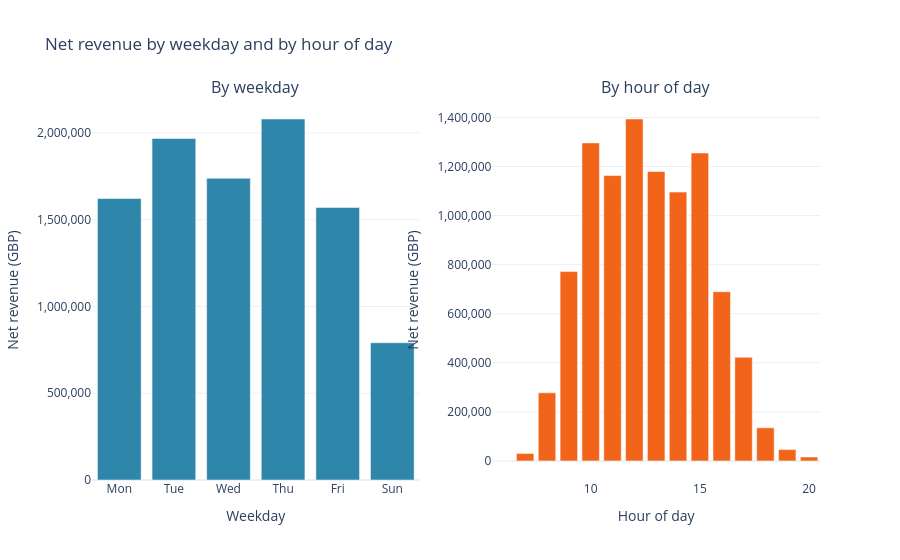

This figure's notebook cell:
### Markdown cell above
### 2.5 When customers buy

**Question:** Which weekdays and hours carry the revenue?

### Code cell
WEEKDAYS = {1: 'Mon', 2: 'Tue', 3: 'Wed', 4: 'Thu', 5: 'Fri', 6: 'Sat', 7: 'Sun'}

weekday_summary = (
    df.group_by('weekday').agg(net_revenue=pl.col('revenue').sum())
    .join(sales_ex.group_by('weekday').agg(orders=pl.col('invoice_no').n_unique()), on='weekday')
    .sort('weekday')
    .with_columns(
        day=pl.col('weekday').replace_strict(WEEKDAYS, return_dtype=pl.String),
        **{'revenue_share_%': pl.col('net_revenue') / pl.col('net_revenue').sum() * 100}
    )
)
hour_summary = (
    df.group_by('hour').agg(net_revenue=pl.col('revenue').sum())
    .sort('hour')
    .with_columns(**{'revenue_share_%': pl.col('net_revenue') / pl.col('net_revenue').sum() * 100})
)
missing_days = [WEEKDAYS[d] for d in WEEKDAYS if d not in weekday_summary['weekday'].to_list()]
print(f'Weekdays with no transactions : {missing_days}')
display(weekday_summary.select('day', 'net_revenue', 'orders', 'revenue_share_%').with_columns(pl.col(pl.Float64).round(1)))

fig_time = make_subplots(rows=1, cols=2, subplot_titles=('By weekday', 'By hour of day'))
fig_time.add_trace(go.Bar(x=weekday_summary['day'].to_list(), y=weekday_summary['net_revenue'].to_list(), marker_color=BLUE, name='Weekday'), row=1, col=1)
fig_time.add_trace(go.Bar(x=hour_summary['hour'].to_list(), y=hour_summary['net_revenue'].to_list(), marker_color=ORANGE, name='Hour'), row=1, col=2)
fig_time.update_layout(title='Net revenue by weekday and by hour of day', template='plotly_white', showlegend=False)
fig_time.update_xaxes(title_text='Weekday', row=1, col=1)
fig_time.update_xaxes(title_text='Hour of day', row=1, col=2)
fig_time.update_yaxes(title_text='Net revenue (GBP)', tickformat=',', row=1, col=1)
fig_time.update_yaxes(title_text='Net revenue (GBP)', tickformat=',', row=1, col=2)
fig_time.show()

peak_hours_share = hour_summary.filter(pl.col('hour').is_between(10, 15))['revenue_share_%'].sum()
thu_share = weekday_summary.filter(pl.col('day') == 'Thu')['revenue_share_%'][0]
sun_share = weekday_summary.filter(pl.col('day') == 'Sun')['revenue_share_%'][0]
print(f'Takeaway: 10:00-15:59 holds {peak_hours_share:.1f}% of net revenue; Thursday {thu_share:.1f}% vs Sunday {sun_share:.1f}%.')

### Figure 1 — Plotly figure (JSON) as saved in the notebook; plotly's stock layout.template omitted (floating-point values rounded to 4 significant figures)
{"data": [{"marker": {"color": "#2E86AB"}, "name": "Weekday", "type": "bar", "x": ["Mon", "Tue", "Wed", "Thu", "Fri", "Sun"], "xaxis": "x", "y": [1622000.0, 1968000.0, 1739000.0, 2080000.0, 1571000.0, 790800.0], "yaxis": "y"}, {"marker": {"color": "#F26419"}, "name": "Hour", "type": "bar", "x": [6, 7, 8, 9, 10, 11, 12, 13, 14, 15, 16, 17, 18, 19, 20], "xaxis": "x2", "y": [-281.3, 30420.0, 277500.0, 771700.0, 1296000.0, 1163000.0, 1394000.0, 1179000.0, 1096000.0, 1255000.0, 689600.0, 422400.0, 134900.0, 46170.0, 15920.0], "yaxis": "y2"}], "layout": {"annotations": [{"font": {"size": 16}, "showarrow": false, "text": "By weekday", "x": 0.225, "xanchor": "center", "xref": "paper", "y": 1, "yanchor": "bottom", "yref": "paper"}, {"font": {"size": 16}, "showarrow": false, "text": "By hour of day", "x": 0.775, "xanchor": "center", "xref": "paper", "y": 1, "yanchor": "bottom", "yref": "paper"}], "showlegend": false, "title": {"text": "Net revenue by weekday and by hour of day"}, "xaxis": {"anchor": "y", "domain": [0, 0.45], "title": {"text": "Weekday"}}, "xaxis2": {"anchor": "y2", "domain": [0.55, 1], "title": {"text": "Hour of day"}}, "yaxis": {"anchor": "x", "domain": [0, 1], "tickformat": ",", "title": {"text": "Net revenue (GBP)"}}, "yaxis2": {"anchor": "x2", "domain": [0, 1], "tickformat": ",", "title": {"text": "Net revenue (GBP)"}}}}
